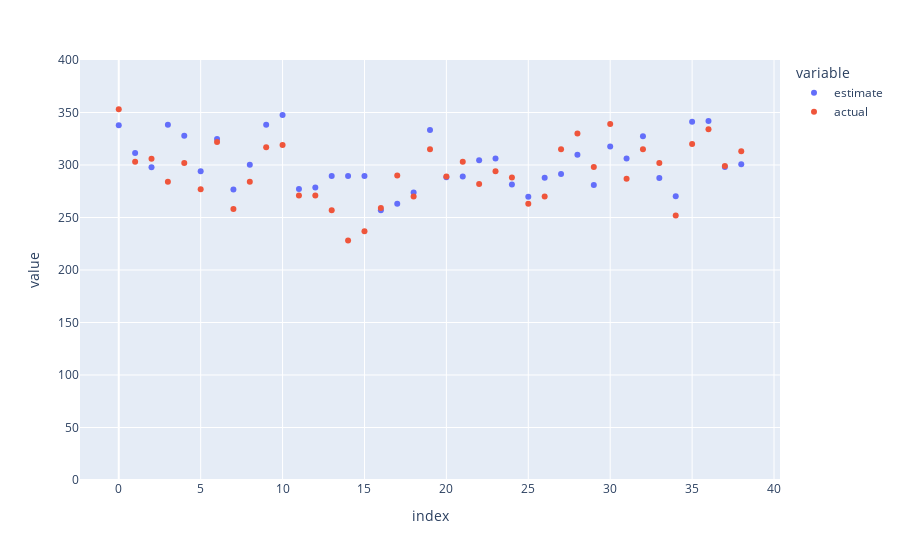

The notebook cell this image was saved under:
### Code cell
fig = px.scatter(y=[mountain_estimates, mountain_actuals], range_y=[0,400])
fig.data[0].name = "estimate"
fig.data[1].name = "actual"
fig.show()

### Figure 1 — Plotly figure (JSON) as saved in the notebook; plotly's stock layout.template omitted (floating-point values rounded to 4 significant figures)
{"data": [{"hovertemplate": "variable=wide_variable_0<br>index=%{x}<br>value=%{y}<extra></extra>", "legendgroup": "wide_variable_0", "marker": {"color": "#636efa", "symbol": "circle"}, "mode": "markers", "name": "estimate", "orientation": "v", "showlegend": true, "type": "scatter", "x": [0, 1, 2, 3, 4, 5, 6, 7, 8, 9, 10, 11, 12, 13, 14, 15, 16, 17, 18, 19, 20, 21, 22, 23, 24, 25, 26, 27, 28, 29, 30, 31, 32, 33, 34, 35, 36, 37, 38], "xaxis": "x", "y": [337.9, 311.5, 297.8, 338.4, 327.8, 294.0, 324.7, 276.6, 300.3, 338.3, 347.6, 277.3, 278.6, 289.5, 289.4, 289.4, 256.9, 263.1, 273.8, 333.3, 288.2, 289.1, 304.5, 306.1, 281.3, 269.9, 287.8, 291.4, 309.7, 280.9, 317.7, 306.2, 327.5, 287.5, 270.2, 341.1, 341.9, 298.2, 300.7], "yaxis": "y"}, {"hovertemplate": "variable=wide_variable_1<br>index=%{x}<br>value=%{y}<extra></extra>", "legendgroup": "wide_variable_1", "marker": {"color": "#EF553B", "symbol": "circle"}, "mode": "markers", "name": "actual", "orientation": "v", "showlegend": true, "type": "scatter", "x": [0, 1, 2, 3, 4, 5, 6, 7, 8, 9, 10, 11, 12, 13, 14, 15, 16, 17, 18, 19, 20, 21, 22, 23, 24, 25, 26, 27, 28, 29, 30, 31, 32, 33, 34, 35, 36, 37, 38], "xaxis": "x", "y": [353, 303, 306, 284, 302, 277, 322, 258, 284, 317, 319, 271, 271, 257, 228, 237, 259, 290, 270, 315, 289, 303, 282, 294, 288, 263, 270, 315, 330, 298, 339, 287, 315, 302, 252, 320, 334, 299, 313], "yaxis": "y"}], "layout": {"legend": {"title": {"text": "variable"}, "tracegroupgap": 0}, "margin": {"t": 60}, "xaxis": {"anchor": "y", "domain": [0, 1], "title": {"text": "index"}}, "yaxis": {"anchor": "x", "domain": [0, 1], "range": [0, 400], "title": {"text": "value"}}}}
